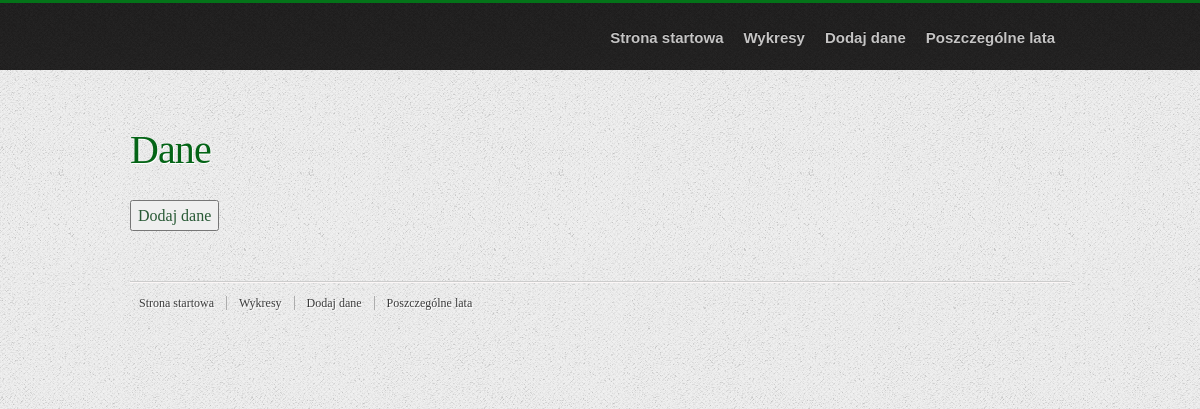
The page /polls/ on the database as committed earlier.
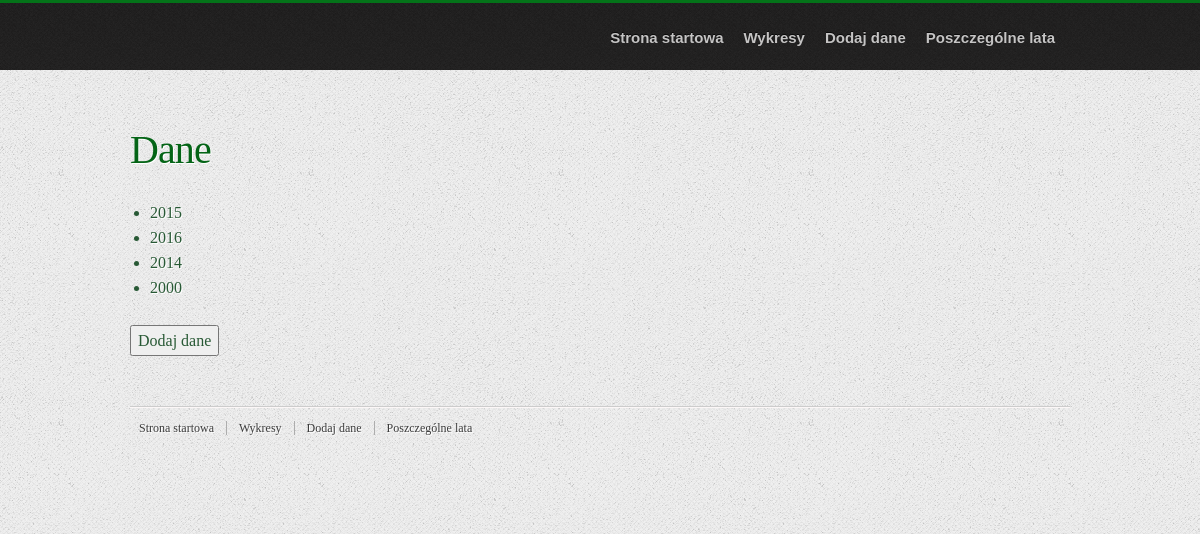
The same page on the database as committed later.
### polls/models.py (models this page shows, shortened)
class Dane(models.Model):
    rok = models.CharField(max_length=20)
    przychody = models.CharField(max_length=20)
    zysk_brutto = models.CharField(max_length=20)
    dzialalnosc_operacyjna = models.CharField(max_length=20)
    dzialalnosc_finansowa = models.CharField(max_length=20)
    zysk_netto = models.CharField(max_length=20)

### polls/views.py (the view)
# urls.py: path('', list_datas, name='list_datas'),
def list_datas(request):
    datas = Dane.objects.all()
    return render(request, 'datas.html', {'datas': datas})

### templates/datas.html (shortened to what this page needs)
{% load staticfiles %}
<!DOCTYPE html>
<html lang="en">
<head>
    {% include 'base/css.html' %}
    <link rel="stylesheet" type="text/css" href="{% static 'style.css' %}">
</head>
<body>
<div id="header-wrap">
    <header>
        <nav>
            <ul>
                <li><a href="{% url 'home' %}">Strona startowa</a></li>
                <li><a href="{% url 'home' %}#services">Wykresy</a></li>
                <li><a href="{% url 'dodanie_danych' %}">Dodaj dane</a></li>
                <li><a href="{% url 'years' %}">Poszczególne lata</a></li>
            </ul>
        </nav>
    </header>
</div>
<div class="content-wrap">
    <section id="services">
        <h1>Dane</h1>
        <ul>
            {% for data in datas %}
                <a href="{% url 'update_datas' data.id %}">
                    <li> {{ data.rok }} </li>
                </a>
            {% endfor %}
        </ul>
        <button>
            <a href="{% url 'create_datas' %}">Dodaj dane</a>
        </button>
    </section>
</div>
<footer>
    <div class="footer-content">
        <ul class="footer-menu">
            <li><a href="{% url 'home' %}">Strona startowa</a></li>
            <li><a href="{% url 'home' %}#services">Wykresy</a></li>
            <li><a href="{% url 'dodanie_danych' %}">Dodaj dane</a></li>
            <li><a href="{% url 'years' %}">Poszczególne lata</a></li>
        </ul>
    </div>
</footer>
</body>
</html>

### templates/base/css.html (shortened to what this page needs)
<link rel="stylesheet" href="https://maxcdn.bootstrapcdn.com/bootstrap/3.3.7/css/bootstrap.min.css">
<link rel="stylesheet" href="https://maxcdn.bootstrapcdn.com/bootstrap/3.3.7/css/bootstrap-theme.min.css">

### static/style.css (style rules this page uses)
﻿ html, body, div, span, applet, object, iframe, h1, h2, h3, h4, h5, h6, p, blockquote, pre, a, abbr, acronym, address, big, cite, code, del, dfn, em, img, ins, kbd, q, s, samp, small, strike, strong, sub, sup, tt, var, b, u, i, center, dl, dt, dd, ol, ul, li, fieldset, form, label, legend, table, caption, tbody, tfoot, thead, tr, th, td, article, aside, canvas, details, embed, figure, figcaption, footer, header, hgroup, menu, nav, output, ruby, section, summary, time, mark, audio, video { margin: 0; padding: 0; border: 0; font-size: 100%; font: inherit; vertical-align: baseline; }
html { overflow-y: scroll; }
body { font-family: Georgia, Serif; font-size: 16px; line-height: 25px; color: #3B3B3B; background: url(images/bg.png) left top repeat; text-shadow: 1px 1px 0 rgba(255, 255, 255, 1); }
a:link, a:visited { color: #285935; text-decoration: none; outline: 0; }
h1 { font-size: 40px; line-height: 50px; letter-spacing: -0.9px; color: #046416; margin-left: -2px; }
ul, ol { margin-bottom: 25px; padding: 0 20px; }
ul { list-style: disc; }
#header-wrap { background: url(images/header-bg.png); width: 100%; height: 70px; z-index: 99999; position: fixed; top: 0; left: 0; }
header { position: relative; width: 940px; height: 70px; margin: 0 auto; }
.content-wrap { width: 940px; margin: 0 auto; }
.content-wrap section { position: relative; padding: 125px 0 25px 0; background: url(images/section-sep.png) repeat-x left 25px; }
footer { position: relative; background: url(images/section-sep.png) repeat-x left 25px; width: 940px; margin: 0 auto; padding-top: 125px; }
header nav { float: right; margin-top: 25px; }
header nav ul { font: bold 15px/25px Helvetica, Arial, Sans-serif; margin-right: -5px; padding: 0; list-style: none; }
header nav ul li { float: left; }
header nav ul a:link, header nav ul a:visited { color: #c5c4c4; margin-right: 20px; text-shadow: 0 -1px 0 rgba(10, 10, 10, 1); }
section#services h1 { margin: 0 0 25px 0; }
footer .footer-content { position: relative; width: 900px; top: -105px; }
footer ul.footer-menu { float: left; margin: 20px 0 5px -3px; padding: 0; list-style: none; }
footer ul.footer-menu li { float: left; }
footer ul.footer-menu li a { display: block; font-family: "MerriweatherBold", Serif; font-size: .75em; line-height: 1em; color: #3B3B3B; padding: 1px 12px; border-left: 1px solid #ADADAD; text-shadow: 1px 1px 0 rgba(255, 255, 255, 1); }
footer ul.footer-menu li:first-child a { border: none; }

Rows that differ between the two databases and show on the page:
added Dane: rok "2015"
added Dane: rok "2016"
added Dane: rok "2014"
added Dane: rok "2000"
